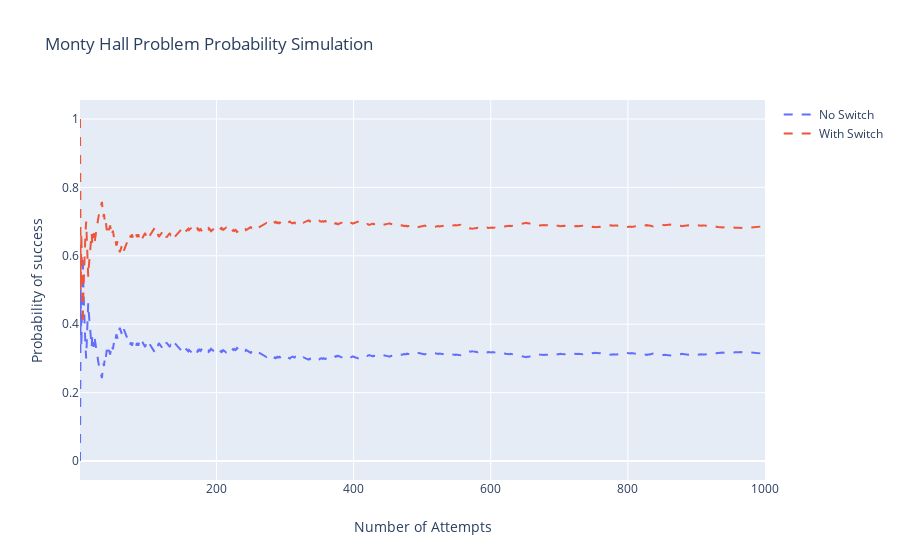

The code cell stored with this chart in its notebook:
### Code cell
import plotly.graph_objects as go
import numpy as np


fig = go.Figure(data=go.Scatter(x=list(range(1, 1001)), y=probs_list_no_switch, name='No Switch', line=dict(dash='dash')))
fig.add_trace(go.Scatter(x=list(range(1, 1001)), y=probs_list_switch, name='With Switch', line=dict(dash='dash')))
fig.update_layout(title='Monty Hall Problem Probability Simulation',
                    xaxis_title='Number of Attempts',
                    yaxis_title='Probability of success')
fig.show()

### Figure 1 — Plotly figure (JSON) as saved in the notebook; plotly's stock layout.template omitted (floating-point values rounded to 4 significant figures; data arrays with more than 128 entries replaced by an {"elided": "..."} marker saying what was removed)
{"data": [{"line": {"dash": "dash"}, "name": "No Switch", "type": "scatter", "x": {"elided": "1000 int values"}, "y": {"elided": "1000 float values"}}, {"line": {"dash": "dash"}, "name": "With Switch", "type": "scatter", "x": {"elided": "1000 int values"}, "y": {"elided": "1000 float values"}}], "layout": {"title": {"text": "Monty Hall Problem Probability Simulation"}, "xaxis": {"title": {"text": "Number of Attempts"}}, "yaxis": {"title": {"text": "Probability of success"}}}}
